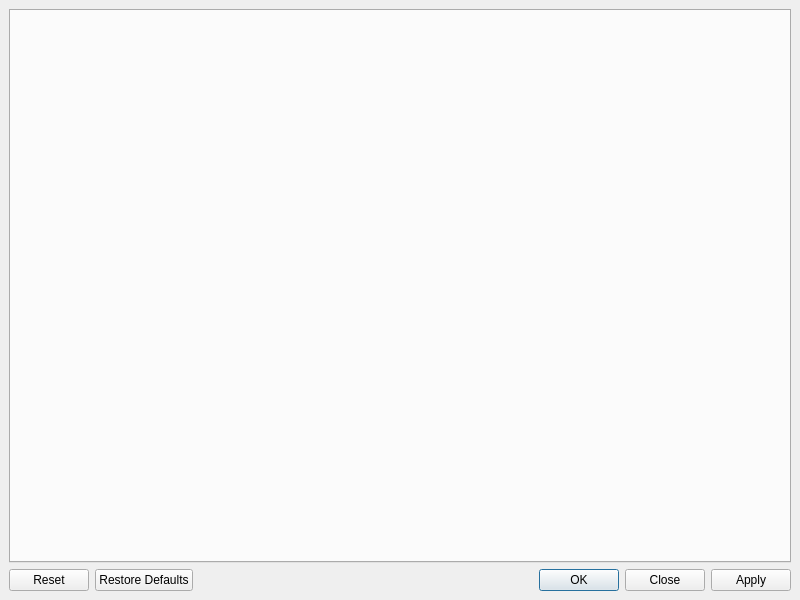
<?xml version="1.0" encoding="UTF-8"?>
<ui version="4.0">
 <class>MainWindow</class>
 <widget class="QMainWindow" name="MainWindow">
  <property name="geometry">
   <rect>
    <x>0</x>
    <y>0</y>
    <width>800</width>
    <height>600</height>
   </rect>
  </property>
  <property name="windowTitle">
   <string>Fcitx Configuration</string>
  </property>
  <property name="windowIcon">
   <iconset theme="fcitx"/>
  </property>
  <widget class="QWidget" name="centralwidget">
   <layout class="QVBoxLayout" name="verticalLayout">
    <item>
     <widget class="QTabWidget" name="pageWidget"/>
    </item>
    <item>
     <widget class="QDialogButtonBox" name="buttonBox">
      <property name="standardButtons">
       <set>QDialogButtonBox::Apply|QDialogButtonBox::Close|QDialogButtonBox::Ok|QDialogButtonBox::Reset|QDialogButtonBox::RestoreDefaults</set>
      </property>
     </widget>
    </item>
   </layout>
  </widget>
 </widget>
 <resources/>
 <connections/>
</ui>
